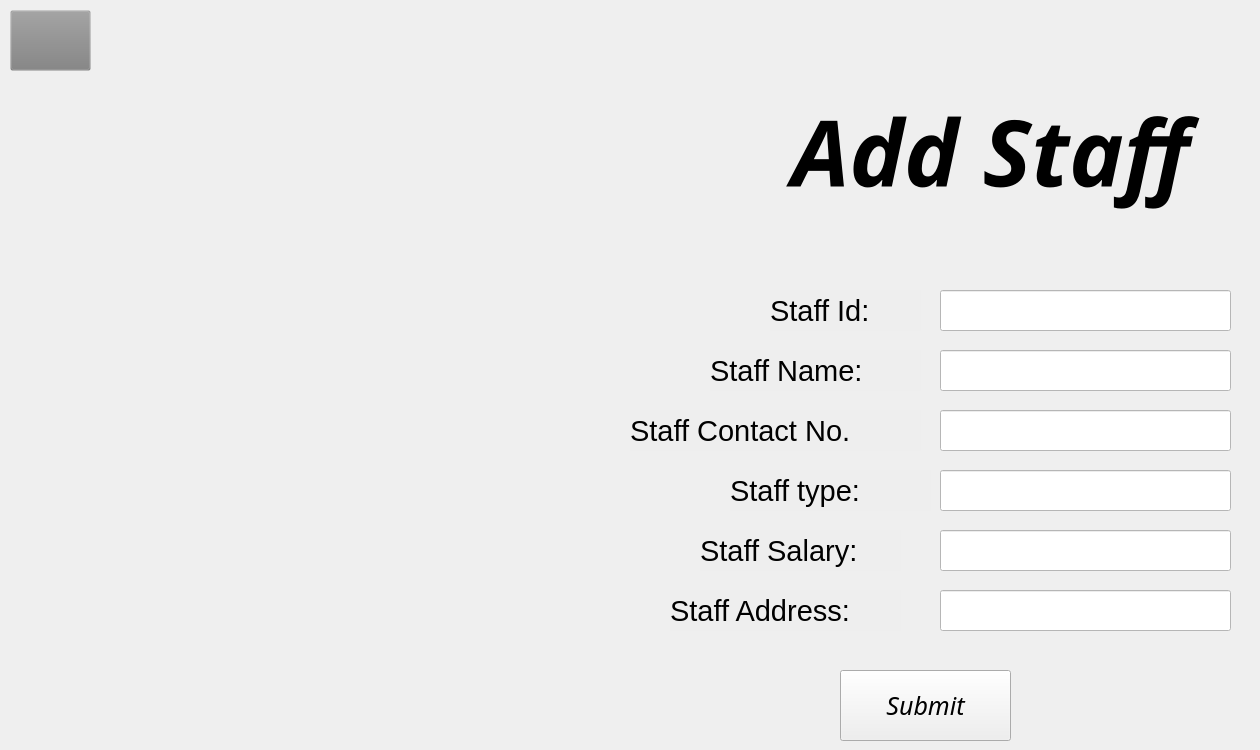
    <widget class="QWidget" name="ADDformforStaff">
     <widget class="QPushButton" name="staff_addform_backbutton">
      <property name="geometry">
       <rect>
        <x>10</x>
        <y>10</y>
        <width>81</width>
        <height>61</height>
       </rect>
      </property>
      <property name="styleSheet">
       <string notr="true">
background-color: rgb(128, 128, 128, 0.01);
border-image: url(:/back-button.png);</string>
      </property>
      <property name="text">
       <string/>
      </property>
     </widget>
     <widget class="QLineEdit" name="lineEdit_10">
      <property name="geometry">
       <rect>
        <x>940</x>
        <y>290</y>
        <width>291</width>
        <height>41</height>
       </rect>
      </property>
      <property name="font">
       <font>
        <pointsize>14</pointsize>
       </font>
      </property>
      <property name="styleSheet">
       <string notr="true">
background-color: white;</string>
      </property>
     </widget>
     <widget class="QLineEdit" name="lineEdit_6">
      <property name="geometry">
       <rect>
        <x>940</x>
        <y>530</y>
        <width>291</width>
        <height>41</height>
       </rect>
      </property>
      <property name="font">
       <font>
        <pointsize>14</pointsize>
       </font>
      </property>
      <property name="styleSheet">
       <string notr="true">
background-color: white;</string>
      </property>
     </widget>
     <widget class="QLabel" name="label_50">
      <property name="geometry">
       <rect>
        <x>700</x>
        <y>530</y>
        <width>201</width>
        <height>41</height>
       </rect>
      </property>
      <property name="font">
       <font>
        <pointsize>22</pointsize>
       </font>
      </property>
      <property name="styleSheet">
       <string notr="true">background-color:rgb(128,128,128,0.01);</string>
      </property>
      <property name="text">
       <string>Staff Salary:</string>
      </property>
     </widget>
     <widget class="QLineEdit" name="lineEdit_9">
      <property name="geometry">
       <rect>
        <x>940</x>
        <y>470</y>
        <width>291</width>
        <height>41</height>
       </rect>
      </property>
      <property name="font">
       <font>
        <pointsize>14</pointsize>
       </font>
      </property>
      <property name="styleSheet">
       <string notr="true">
background-color: white;</string>
      </property>
     </widget>
     <widget class="QLabel" name="label_48">
      <property name="geometry">
       <rect>
        <x>730</x>
        <y>470</y>
        <width>201</width>
        <height>41</height>
       </rect>
      </property>
      <property name="font">
       <font>
        <pointsize>22</pointsize>
       </font>
      </property>
      <property name="styleSheet">
       <string notr="true">background-color:rgb(128,128,128,0.01);</string>
      </property>
      <property name="text">
       <string>Staff type:</string>
      </property>
     </widget>
     <widget class="QLineEdit" name="lineEdit_7">
      <property name="geometry">
       <rect>
        <x>940</x>
        <y>410</y>
        <width>291</width>
        <height>41</height>
       </rect>
      </property>
      <property name="font">
       <font>
        <pointsize>14</pointsize>
       </font>
      </property>
      <property name="styleSheet">
       <string notr="true">
background-color: white;</string>
      </property>
     </widget>
     <widget class="QLabel" name="label_49">
      <property name="geometry">
       <rect>
        <x>710</x>
        <y>350</y>
        <width>211</width>
        <height>41</height>
       </rect>
      </property>
      <property name="font">
       <font>
        <pointsize>22</pointsize>
       </font>
      </property>
      <property name="styleSheet">
       <string notr="true">background-color:rgb(128,128,128,0.01);</string>
      </property>
      <property name="text">
       <string>Staff Name:</string>
      </property>
     </widget>
     <widget class="QLabel" name="label_52">
      <property name="geometry">
       <rect>
        <x>770</x>
        <y>290</y>
        <width>151</width>
        <height>41</height>
       </rect>
      </property>
      <property name="font">
       <font>
        <pointsize>22</pointsize>
       </font>
      </property>
      <property name="styleSheet">
       <string notr="true">background-color:rgb(128,128,128,0.01);</string>
      </property>
      <property name="text">
       <string>Staff Id:</string>
      </property>
     </widget>
     <widget class="QLabel" name="label_51">
      <property name="geometry">
       <rect>
        <x>630</x>
        <y>410</y>
        <width>291</width>
        <height>41</height>
       </rect>
      </property>
      <property name="font">
       <font>
        <pointsize>22</pointsize>
       </font>
      </property>
      <property name="styleSheet">
       <string notr="true">background-color:rgb(128,128,128,0.01);</string>
      </property>
      <property name="text">
       <string>Staff Contact No.</string>
      </property>
     </widget>
     <widget class="QLineEdit" name="lineEdit_8">
      <property name="geometry">
       <rect>
        <x>940</x>
        <y>350</y>
        <width>291</width>
        <height>41</height>
       </rect>
      </property>
      <property name="font">
       <font>
        <pointsize>14</pointsize>
       </font>
      </property>
      <property name="styleSheet">
       <string notr="true">
background-color: white;</string>
      </property>
     </widget>
     <widget class="QLabel" name="label_39">
      <property name="geometry">
       <rect>
        <x>730</x>
        <y>90</y>
        <width>521</width>
        <height>121</height>
       </rect>
      </property>
      <property name="font">
       <font>
        <family>JasmineUPC</family>
        <pointsize>69</pointsize>
        <weight>75</weight>
        <italic>true</italic>
        <bold>true</bold>
       </font>
      </property>
      <property name="styleSheet">
       <string notr="true">background-color: rgb(128, 128, 128, 0.001);</string>
      </property>
      <property name="text">
       <string>Add Staff</string>
      </property>
      <property name="alignment">
       <set>Qt::AlignCenter</set>
      </property>
     </widget>
     <widget class="QLineEdit" name="lineEdit_11">
      <property name="geometry">
       <rect>
        <x>940</x>
        <y>590</y>
        <width>291</width>
        <height>41</height>
       </rect>
      </property>
      <property name="font">
       <font>
        <pointsize>14</pointsize>
       </font>
      </property>
      <property name="styleSheet">
       <string notr="true">
background-color: white;</string>
      </property>
     </widget>
     <widget class="QLabel" name="label_53">
      <property name="geometry">
       <rect>
        <x>670</x>
        <y>590</y>
        <width>231</width>
        <height>41</height>
       </rect>
      </property>
      <property name="font">
       <font>
        <pointsize>22</pointsize>
       </font>
      </property>
      <property name="styleSheet">
       <string notr="true">background-color:rgb(128,128,128,0.01);</string>
      </property>
      <property name="text">
       <string>Staff Address:</string>
      </property>
     </widget>
     <widget class="QPushButton" name="pushButton_2">
      <property name="geometry">
       <rect>
        <x>840</x>
        <y>670</y>
        <width>171</width>
        <height>71</height>
       </rect>
      </property>
      <property name="font">
       <font>
        <family>Poppins</family>
        <pointsize>19</pointsize>
        <weight>50</weight>
        <italic>true</italic>
        <bold>false</bold>
       </font>
      </property>
      <property name="text">
       <string>Submit</string>
      </property>
     </widget>
    </widget>
